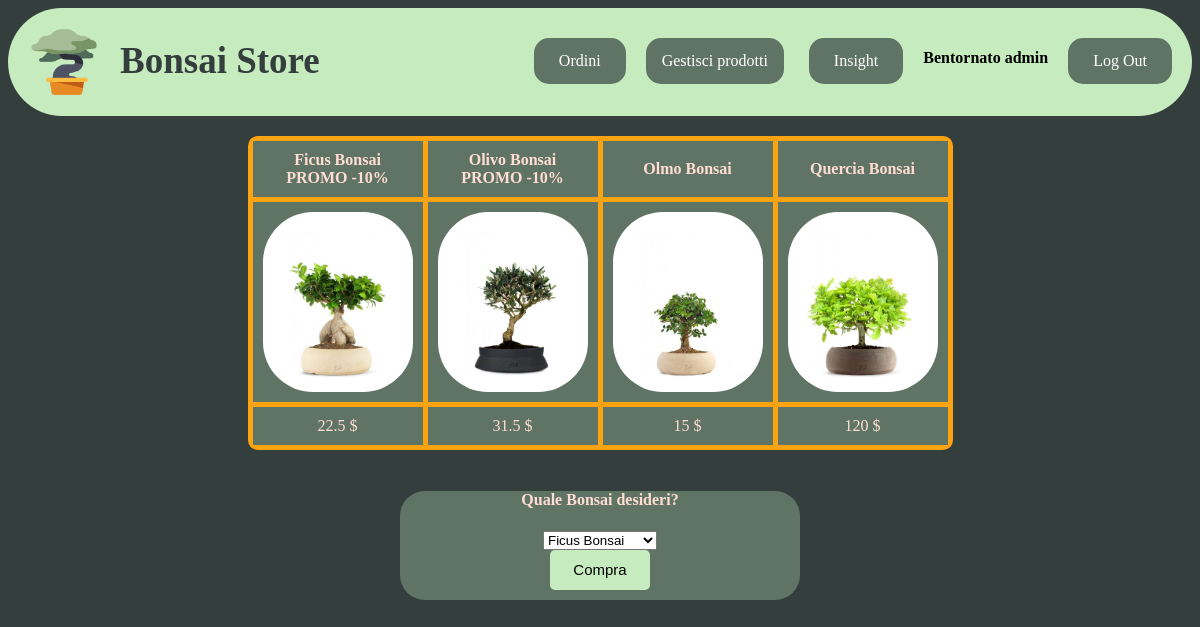
The app's page /logged.php (signed in) with its own data.
### tables this page shows
CREATE TABLE `prodotti` (
  `id` int(11) NOT NULL,
  `nome` varchar(50) NOT NULL,
  `prezzo` float NOT NULL,
  `nomeimg` varchar(10) NOT NULL,
  `promo` tinyint(1) NOT NULL DEFAULT 0
);

### logged.php (the view, shortened to what this page needs)
<?php
$conn=new mysqli('localhost','root','','bonsaistore');
$sql2="SELECT id, nome, promo, prezzo, nomeimg FROM prodotti ORDER BY promo DESC" ;
$result2=mysqli_query($conn,$sql2);
?>
<html lang="it">
<head>
  <link rel="stylesheet" href="Style.css">
</head>
<body>
<ul>
    <li><a  href="logged.php"> <img class="logo" src="imgsito/logo.png"></a></li>
    <li><h2 class="title">Bonsai Store</h2></li>
    <li class="acc_button"><a class="normalbutton" href="index.php">Log Out</a></li>
    <li class="saluto"><h4> Bentornato  <?php print $_SESSION["name"]?> </h4> </li>
    <?php
    if($_SESSION["usr"]=="admin"){
      print('<li class="acc_button"><a class="normalbutton" href="insight.php">Insight</a></li>');
      print('<li class="dropdown">
      <a href="javascript:void(0)" class="dropbtn">Gestisci prodotti</a>
      <div class="dropdown-content">
        <a href="add.html">Aggiungi Prodotto</a>
        <a href="modify.php">Modifica Prodotto</a>
        <a href="remove.php">Rimuovi Prodotto</a>
      </div>
      <li class="acc_button"><a class="normalbutton" href="order.php">Ordini</a></li>
    </li>');
    }
    else{
      print('<li class="acc_button"><a class="normalbutton" href="myorder.php">i miei ordini</a></li>');
    }
    ?>
  </ul>
  <div class="table-container">
    <table>
      <tbody>
        <tr>
          <?php
          if(mysqli_num_rows($result2)>0)
          {
              while($row=$result2->fetch_assoc())
              {
                if ($row['promo']==1)
                {
                  print("<td class=\"titolo_prod\">".$row['nome']."<br>PROMO -10%</td>");
                }
                else{
                  print("<td class=\"titolo_prod\">".$row['nome']."</td>");
                }
              }
          }
          ?>
        </tr>
        <tr>
        <?php
        mysqli_data_seek($result2, 0);
          if($result2->num_rows>0)
          {
              while($row=$result2->fetch_assoc())
              {
                  print"<td>"."<img class=\"prod-img\" src='imgsito/".$row['nomeimg']."'>"."</td>";
              }
          }
          ?>
        </tr>
        <tr>
          <?php
        mysqli_data_seek($result2, 0);
        if($result2->num_rows>0)
          {
              while($row=$result2->fetch_assoc())
              {
                if($row['promo']==0)
                {
                  print("<td>".$row['prezzo']." $"."</td>");
                }
                else
                {
                  print("<td>".$row['prezzo']*0.9." $"."</td>");
                }
              }
          }
          ?>
        </tr>
      </tbody>
    </table>
  </div>
  <form class="lform" name="form" method="POST" action="pagamento.php">
    <H4 class=titolo_prod>Quale Bonsai desideri?</H4>
    <SELECT name="bonsai">
    <?php
      mysqli_data_seek($result2, 0);
      foreach ($result2 as $row) {
        echo "<option value=".$row['id'].">" . $row['nome'] . "</option>";
      }
            ?>
    </SELECT>
    <BR>
    <input class="sub" type="submit" value="Compra">
  </form>
</body>
</html>

### Style.css (style rules this page uses)
html { font-family:verdana; background-color:#343E3D; }
.logo { max-height: 80px; }
.normalbutton:link, .normalbutton:visited { background-color:#607466; border-radius:15px; color: white; padding: 14px 25px; text-align: center; text-decoration: none; display:flex; transition-duration: 0.4s; margin-top:30px; }
.table-container { display: flex; justify-content: center; }
table { border-collapse: collapse; margin-top: 20px; margin-bottom:20px; border-radius:10px; overflow: hidden; }
.title { font-family: Brush Script MT; font-size: 37px; }
td,th { border: 5px solid #FCA311; padding: 10px; text-align: center; background-color:#607466; color:#FFDDD2; }
.titolo_prod { font-weight:bold; color:#FFDDD2; }
.prod-img { height:180px; width:150px; border-radius:50px; }
h2 { color:#343E3D; }
form { text-align: center; background-color:#607466; margin-top: 40px; border-radius: 25px; color:#FFDDD2; margin: auto; }
input { border-radius: 5px; align-self: center; border: none; }
.sub { margin-bottom: 10px; transition-duration: 0.4s; background-color: #C6EBBE; width: 100px; height: 40px; font-size: 15px; }
body { align-items: center; }
.lform { width: 400px; margin-top: 20px; }
ul { list-style-type: none; margin: 0; padding: 0; overflow: hidden; background-color: #C6EBBE; border-radius: 500px; }
li { float: left; }
li a, .dropbtn { display: inline-block; color: white; text-align: center; padding: 14px 16px; text-decoration: none; }
li.dropdown { background-color:#607466; border-radius:15px; color: white; text-align: center; text-decoration: none; display:flex; transition-duration: 0.4s; display: inline-block; margin-top:30px; float: right; margin-right:25px; }
.acc_button { float: right; margin-right: 20px; }
.saluto { float:right; margin-top: 20px; margin-right: 20px; }

### records on screen
prodotti: nome "Ficus Bonsai", nomeimg (picture), $row['prezzo']*0.9 "22.5"
prodotti: nome "Olivo Bonsai", nomeimg (picture), $row['prezzo']*0.9 "31.5"
prodotti: nome "Olmo Bonsai", nomeimg (picture), prezzo "15"
prodotti: nome "Quercia Bonsai", nomeimg (picture), prezzo "120"

### other values on screen
$_SESSION["name"] "admin"
form field bonsai "Ficus Bonsai"
